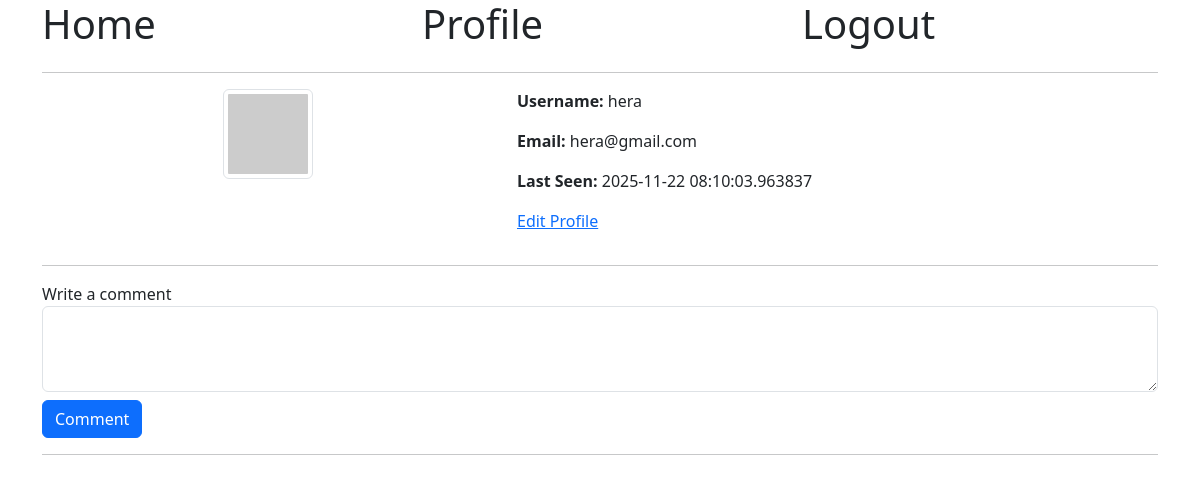
The page /profile/hera (signed in) on the database as committed earlier.
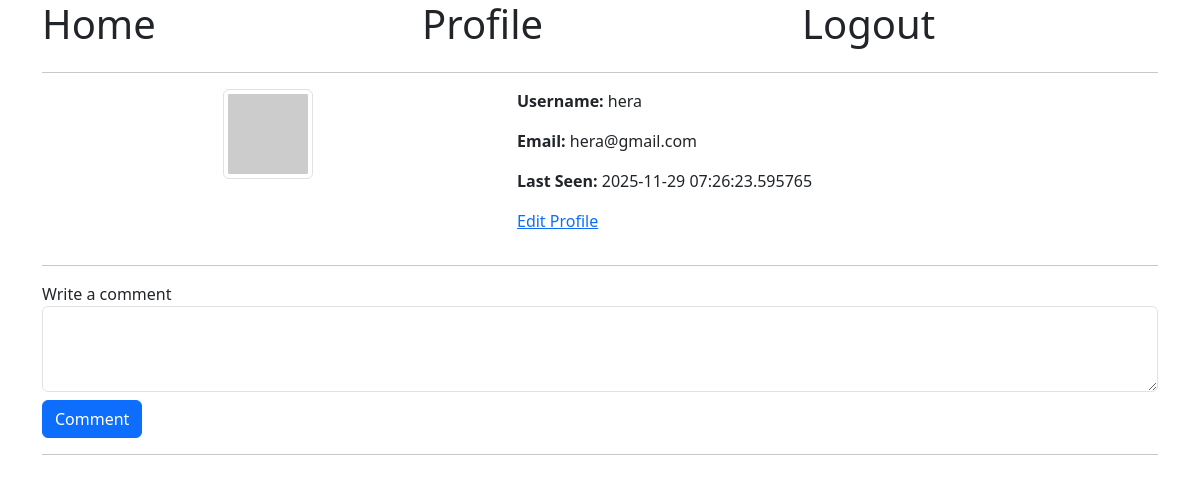
The same page on the database as committed later.
### app/models.py (models this page shows, shortened)
class User(UserMixin, db.Model):
    id = db.Column(db.Integer, primary_key=True)
    username = db.Column(db.String(64), index=True, unique=True)
    email = db.Column(db.String(120), index=True, unique=True)
    password_hash = db.Column(db.String(128))
    last_seen = db.Column(db.DateTime, default=datetime.utcnow)
    about_me = db.Column(db.String(140))
    comments = db.relationship('Comment', backref='author', lazy='dynamic')
    def avatar(self, size):
        digest = md5(self.email.lower().encode('utf-8')).hexdigest()
        return f'https://www.gravatar.com/avatar/{digest}?d=identicon&s={size}'

### app/routes.py (the view)
@app.route('/profile/<username>', methods=['GET', 'POST'])
@login_required
def profile(username):
    user = User.query.filter_by(username=username).first_or_404()
    form = CommentForm()
    if form.validate_on_submit():
        comment = Comment(body=form.body.data, author=current_user)
        db.session.add(comment)
        db.session.commit()
        flash('Your comment is now live!')
        return redirect(url_for('index'))
    comments = Comment.query.all()
    return render_template(
        'profile.html',
        title='Profile',
        form=form,
        comments=comments,
        user=user)

### app/forms.py
class CommentForm(FlaskForm):
    body = TextAreaField('Write a comment', validators=[DataRequired()])
    submit = SubmitField('Comment')

### app/models.py (called while the page is built)
@login.user_loader
def load_user(id):
    return User.query.get(int(id))

### app/routes.py (called while the page is built)
@app.before_request
def before_request():
    if current_user.is_authenticated:
        current_user.last_seen = datetime.utcnow()
        db.session.commit()

### app/templates/profile.html (shortened to what this page needs)
{% extends "base.html" %}
{% block content %}
<div class="row">
    <div class="col-md-5 text-center">
        <p><img src="{{ user.avatar(120) }}" alt="User Avatar" class="img-thumbnail"></p>
    </div>
    <div class="col-md-7">
        <p><strong>Username: </strong> {{ user.username }}</p>
        <p><strong>Email: </strong> {{ user.email }}</p>
        {% if user.last_seen %}
        <p><strong>Last Seen: </strong> {{ user.last_seen }}</p>
        {% endif %}
        <p><a href="{{ url_for('edit_profile') }}">Edit Profile</a></p>
    </div>
</div>
<hr>
{% if current_user.is_authenticated %}
<div class="row">
    <div class="col-md-12">
        <form action="{{ url_for('profile', username=user.username) }}" method="post">
            <div class="form-group">
                {{ form.body.label }}
                {{ form.body(class="form-control", rows="3") }}
            </div>
            <div class="form-group mt-2">
                {{ form.submit(class="btn btn-primary") }}
            </div>
        </form>
    </div>
</div>
<hr>
{% endif %}
{% endblock %}

Rows that differ between the two databases and show on the page:
changed User "hera": last_seen "2025-11-22 08:10:03.963837" → "2025-11-29 07:26:23.595765"
